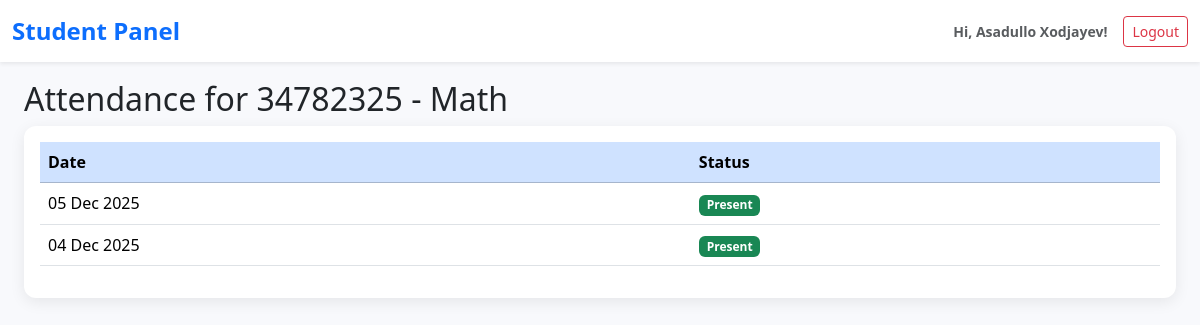
The page /student/attendance/3/ (signed in) on the database its author committed.
### users/models.py (models this page shows, shortened)
class CustomUser(AbstractUser):
    USER_TYPE_CHOICES = (
        ('student', 'Student'),
        ('teacher', 'Teacher'),
        ('admin', 'Admin'),
    )
    user_type = models.CharField(max_length=10, choices=USER_TYPE_CHOICES, default='student')

### tracker/models.py (models this page shows)
class Subject(models.Model):
    name = models.CharField(max_length=100)
    code = models.CharField(max_length=20, unique=True)
    teacher = models.ForeignKey(CustomUser, on_delete=models.CASCADE, limit_choices_to={'user_type': 'teacher'})
    def __str__(self):
        return f"{self.code} - {self.name}"

class Attendance(models.Model):
    student = models.ForeignKey(CustomUser, on_delete=models.CASCADE)
    subject = models.ForeignKey(Subject, on_delete=models.CASCADE)
    date = models.DateField()
    present = models.BooleanField(default=True)
    class Meta:
        unique_together = ('student', 'subject', 'date')

### tracker/views/student_views.py (the view)
# urls.py: path('attendance/<int:subject_id>/', attendance_view, name='attendance'),
@login_required
def attendance_view(request, subject_id):
    if request.user.user_type != 'student':
        return redirect('teacher_dashboard')
    subject = get_object_or_404(Subject, id=subject_id)
    if not Enrollment.objects.filter(student=request.user, subject=subject).exists():
        messages.error(request, "You are not enrolled in this subject.")
        return redirect('subject_list')
    records = Attendance.objects.filter(
        student=request.user,
        subject=subject
    ).order_by('-date')
    total_count = records.count()
    present_count = records.filter(present=True).count()
    absent_count = records.filter(present=False).count()
    attendance_percentage = (present_count / total_count * 100) if total_count > 0 else 0
    context = {
        'records': records,
        'subject': subject,
        'present_count': present_count,
        'absent_count': absent_count,
        'attendance_percentage': attendance_percentage,
    }
    return render(request, 'tracker/student/attendance.html', context)

### tracker/templates/tracker/student/attendance.html (shortened to what this page needs)
{% extends "tracker/student_base.html" %}
{% block content %}
<h2>Attendance for {{ subject }}</h2>
<div class="card">
    <div class="card-body">
        <table class="table">
            <thead class="table-primary">
                <tr>
                    <th>Date</th>
                    <th>Status</th>
                </tr>
            </thead>
            <tbody>
                {% for record in records %}
                <tr>
                    <td>{{ record.date|date:"d M Y" }}</td>
                    <td>
                        {% if record.present %}
                        <span class="badge bg-success">Present</span>
                        {% else %}
                        <span class="badge bg-danger">Absent</span>
                        {% endif %}
                    </td>
                </tr>
                {% empty %}
                <tr><td colspan="2" class="text-center text-muted">No attendance records yet.</td></tr>
                {% endfor %}
            </tbody>
        </table>
    </div>
</div>
{% endblock %}

### tracker/templates/tracker/student_base.html (shortened to what this page needs)
{% load static %}
<!DOCTYPE html>
<html lang="en">
  <head>
    <link
      href="https://cdn.jsdelivr.net/npm/bootstrap@5.3.3/dist/css/bootstrap.min.css"
      rel="stylesheet"
    />
    <link
      href="https://cdnjs.cloudflare.com/ajax/libs/font-awesome/6.5.0/css/all.min.css"
      rel="stylesheet"
    />
    <link href="{% static 'css/style.css' %}" rel="stylesheet" />
  </head>
  <body>
    <nav
      class="navbar navbar-expand-lg navbar-light bg-white shadow-sm fixed-top"
    >
      <div class="container-fluid">
        <a
          class="navbar-brand text-primary"
          href="{% url 'student_dashboard' %}"
          >Student Panel
        </a>
        <div class="d-flex align-items-center gap-3">
          <span class="text-muted small fw-bold"
            >Hi, {{ user.get_full_name|default:user.username }}!</span
          >
          <a href="{% url 'logout' %}" class="btn btn-outline-danger btn-sm">
             Logout
          </a>
        </div>
      </div>
    </nav>
    <div class="container-fluid px-4 pb-5">{% block content %}{% endblock %}</div>
  </body>
</html>

### static/css/style.css (style rules this page uses)
:root { --primary: #4e73df; --success: #1cc88a; --danger: #e74a3b; --warning: #f6c23e; --info: #36b9cc; --dark: #2c3e50; --dark-hover: #34495e; --light-bg: #f8f9fc; --border: #e3e6f0; --text: #5a5c69; }
*, *::before, *::after { transition: none !important; }
body { font-family: "Segoe UI", Tahoma, Geneva, Verdana, sans-serif; background-color: var(--light-bg); padding-top: 90px; min-height: 100vh; }
.navbar { box-shadow: 0 2px 10px rgba(0, 0, 0, 0.1); }
.card { border: none; border-radius: 12px; box-shadow: 0 4px 15px rgba(0, 0, 0, 0.08); height: 100%; overflow: hidden; transition: none !important; }

### tracker/templates/tracker/student_base.html (style rules this page uses)
body { background: #f8f9fc; padding-top: 80px; }
.navbar-brand { font-weight: 700; font-size: 1.5rem; }

### rows shown on the page
CustomUser: get_full_name "Asadullo Xodjayev"
Subject: code+name "34782325 - Math"
Attendance: date "05 Dec 2025", present "Present"
Attendance: date "04 Dec 2025", present "Present"
